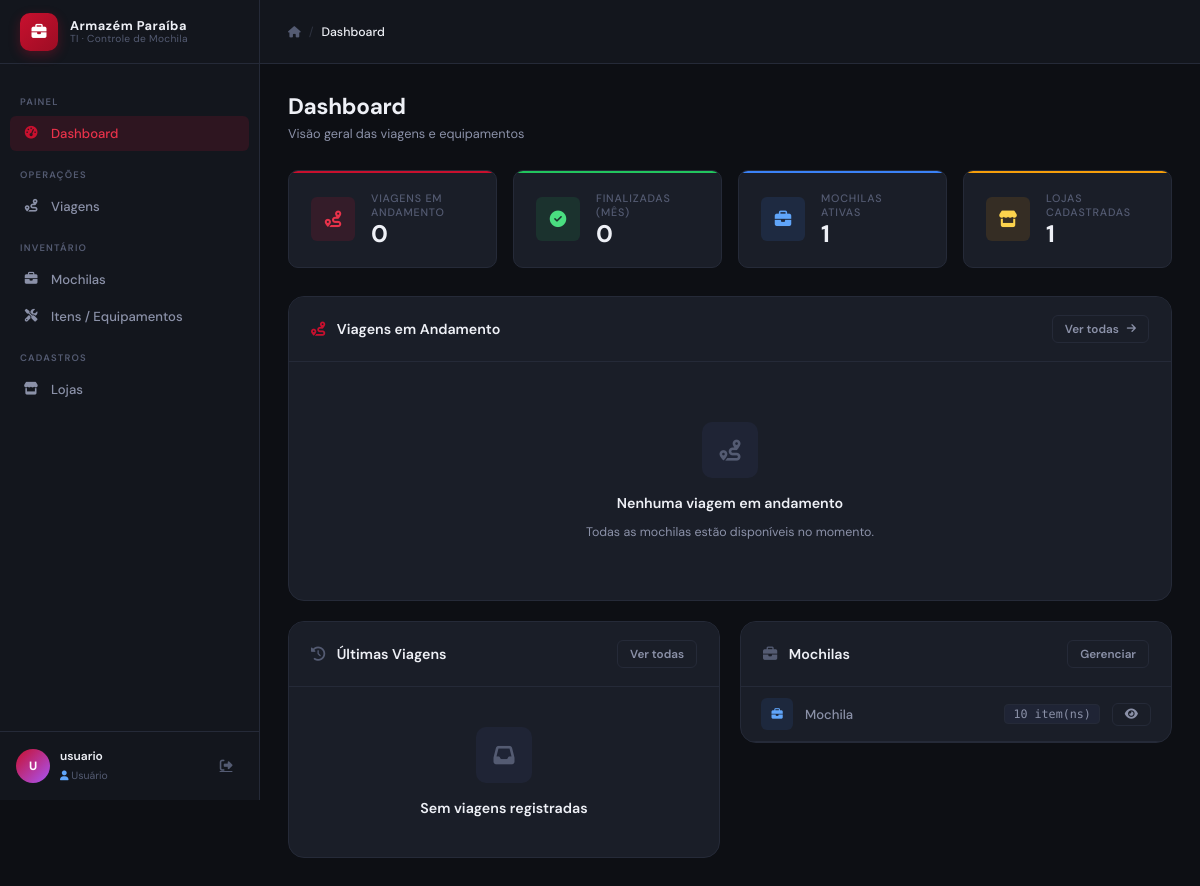
The page / (signed in) on the database as committed earlier.
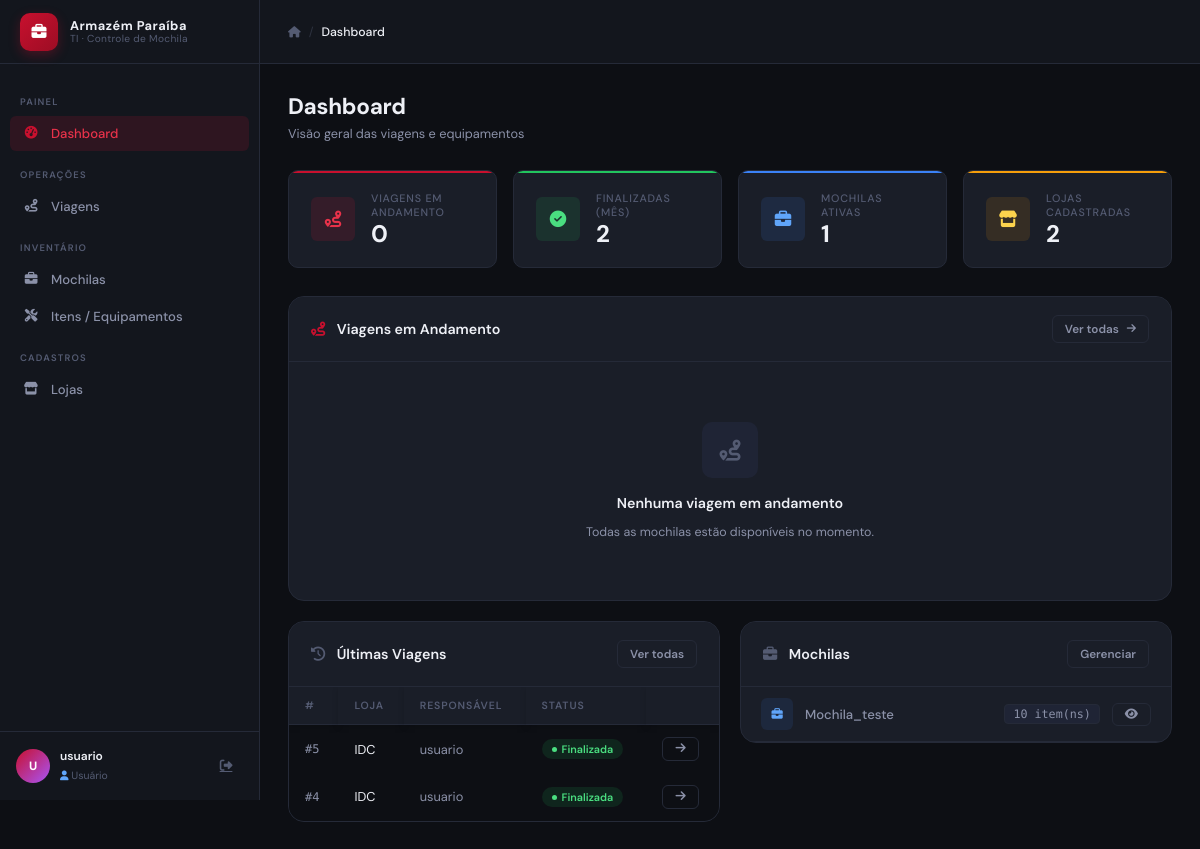
The same page on the database as committed later.
### core/models.py (models this page shows, shortened)
class Mochila(models.Model):
    nome  = models.CharField(max_length=100, default="Mochila")
    ativo = models.BooleanField(default=True)
    itens = models.ManyToManyField(Item, through="MochilaItem", related_name="mochilas")
    class Meta:
        ordering            = ["nome"]
        verbose_name        = "Mochila"
        verbose_name_plural = "Mochilas"

class Viagem(models.Model):
    STATUS_CHOICES = [
        ("andamento",  "Em andamento"),
        ("finalizada", "Finalizada"),
    ]
    responsavel  = models.ForeignKey(User,    on_delete=models.PROTECT)
    loja         = models.ForeignKey(Loja,    on_delete=models.PROTECT)
    mochila      = models.ForeignKey(Mochila, on_delete=models.PROTECT)
    data_saida   = models.DateTimeField(default=timezone.now)
    data_retorno = models.DateTimeField(null=True, blank=True)
    status = models.CharField(
        max_length=20,
        choices=STATUS_CHOICES,
        default="andamento",
    )
    class Meta:
        ordering            = ["-data_saida"]
        verbose_name        = "Viagem"
        verbose_name_plural = "Viagens"
        permissions = [
            ("supervisor_access", "Acesso de Supervisor (pode editar)"),
            ("admin_access",      "Acesso de Administrador (acesso total)"),
            ("finalizar_viagem",  "Pode finalizar viagens"),
        ]

class Loja(models.Model):
    nome      = models.CharField(max_length=100, unique=True)
    ativo     = models.BooleanField(default=True)
    criado_em = models.DateTimeField(auto_now_add=True)
    class Meta:
        ordering            = ["nome"]
        verbose_name        = "Loja"
        verbose_name_plural = "Lojas"

### core/views.py (the view)
# urls.py: path("", DashboardView.as_view(), name="dashboard"),
class DashboardView(PermContextMixin, TemplateView):
    template_name = "core/dashboard.html"
    def get_context_data(self, **kwargs):
        context = super().get_context_data(**kwargs)
        now = timezone.now()
        inicio_mes = now.replace(day=1, hour=0, minute=0, second=0, microsecond=0)
        viagens_qs = perms.filtrar_viagens(
            self.request.user,
            Viagem.objects.select_related("responsavel", "loja", "mochila"),
        )
        context.update({
            "total_andamento":   viagens_qs.filter(status="andamento").count(),
            "total_finalizadas": viagens_qs.filter(
                status="finalizada", data_retorno__gte=inicio_mes
            ).count(),
            "total_mochilas":    Mochila.objects.filter(ativo=True).count(),
            "total_lojas":       Loja.objects.filter(ativo=True).count(),
            "viagens_andamento": viagens_qs.filter(status="andamento").order_by("-data_saida")[:10],
            "ultimas_viagens":   viagens_qs.order_by("-id")[:8],
            "mochilas":          Mochila.objects.filter(ativo=True).prefetch_related("mochilaitem_set__item"),
        })
        return context

### core/mixins.py (called while the page is built)
    def get_context_data(self, **kwargs):
        context = super().get_context_data(**kwargs)
        u = self.request.user
        context["user_perms"] = {
            "pode_editar":             perms._pode_editar(u),
            "is_admin":                perms._is_admin(u),
            "is_supervisor":           perms._is_supervisor(u),
            "pode_gerenciar_usuarios": perms.pode_gerenciar_usuarios(u),
        }
        context["user_profile"] = _LegacyProfileShim(u)
        return context

    @property
    def pode_editar(self):
        return perms._pode_editar(self._user)

    @property
    def is_admin(self):
        return perms._is_admin(self._user)

    @property
    def is_supervisor(self):
        return perms._is_supervisor(self._user)

### core/permissions.py (called while the page is built)
def _is_admin(user: User) -> bool:
    return user.is_active and (user.is_superuser or user.has_perm("core.admin_access"))

def _is_supervisor(user: User) -> bool:
    return user.is_active and user.has_perm("core.supervisor_access")

def _pode_editar(user: User) -> bool:
    return _is_admin(user) or _is_supervisor(user)

def pode_gerenciar_usuarios(user: User) -> bool:
    return _is_admin(user)

### templates/core/dashboard.html (shortened to what the changed rows need)
{% extends "base.html" %}
{% block content %}
<div class="page-header">
    <div class="page-header-left">
        <h1>Dashboard</h1>
    </div>
</div>
<div class="stats-grid">
    <div class="stat-card green">
        <div class="stat-info">
            <div class="label">Finalizadas (mês)</div>
            <div class="value">{{ total_finalizadas }}</div>
        </div>
    </div>
    <div class="stat-card amber">
        <div class="stat-info">
            <div class="label">Lojas cadastradas</div>
            <div class="value">{{ total_lojas }}</div>
        </div>
    </div>
</div>
<div class="card" style="margin-bottom:20px;">
    <div class="card-header">
        <h2>
            <i class="fa-solid fa-route card-title-icon icon-red"></i>
            Viagens em Andamento
        </h2>
    </div>
</div>
<div style="display:grid;grid-template-columns:1fr 1fr;gap:20px;align-items:start;">
    <div class="card">
        <div class="card-header">
            <h2>
                <i class="fa-solid fa-clock-rotate-left card-title-icon icon-muted"></i>
                Últimas Viagens
            </h2>
        </div>
        {% if ultimas_viagens %}
        <div class="table-wrap">
            <table>
                <thead>
                    <tr>
                        <th>#</th>
                        <th>Loja</th>
                        <th>Responsável</th>
                        <th>Status</th>
                        <th></th>
                    </tr>
                </thead>
                <tbody>
                {% for v in ultimas_viagens %}
                <tr>
                    <td class="muted mono">#{{ v.id }}</td>
                    <td>{{ v.loja.nome }}</td>
                    <td class="muted">{{ v.responsavel.username }}</td>
                    <td>
                        {% if v.status == 'andamento' %}
                            <span class="badge badge-amber">Em andamento</span>
                        {% else %}
                            <span class="badge badge-green">Finalizada</span>
                        {% endif %}
                    </td>
                    <td>
                        <a href="{% url 'viagem_detail' v.pk %}" class="btn btn-ghost btn-sm">
                            <i class="fa-solid fa-arrow-right"></i>
                        </a>
                    </td>
                </tr>
                {% endfor %}
                </tbody>
            </table>
        </div>
        {% else %}
        <div class="empty-state compact">
            <div class="icon"><i class="fa-solid fa-inbox"></i></div>
            <h3>Sem viagens registradas</h3>
        </div>
        {% endif %}
    </div>
    <div class="card">
        <div class="card-header">
            <h2>
                <i class="fa-solid fa-briefcase card-title-icon icon-muted"></i>
                Mochilas
            </h2>
        </div>
        {% if mochilas %}
        <ul class="item-list">
            {% for m in mochilas %}
            <li class="item-row">
                <div class="item-icon">
                    <i class="fa-solid fa-briefcase"></i>
                </div>
                <div class="item-name">{{ m.nome }}</div>
                <div class="item-qtd">{{ m.mochilaitem_set.count }} item(ns)</div>
                <a href="{% url 'mochila_detail' m.pk %}" class="btn btn-ghost btn-sm">
                    <i class="fa-solid fa-eye"></i>
                </a>
            </li>
            {% endfor %}
        </ul>
        {% endif %}
    </div>
</div>
{% endblock %}

Rows that differ between the two databases and show on the page:
added Viagem: id "5", loja.nome "IDC", responsavel.username "usuario", status "Finalizada"
added Viagem: id "4", loja.nome "IDC", responsavel.username "usuario", status "Finalizada"
changed Mochila: nome "Mochila" → "Mochila_teste"
Other text that changed with them:
{{ total_finalizadas }}: "0" → "2"
{{ total_lojas }}: "1" → "2"
text no longer shown: "Sem viagens registradas"
text now shown: "# LOJA RESPONSÁVEL STATUS"
